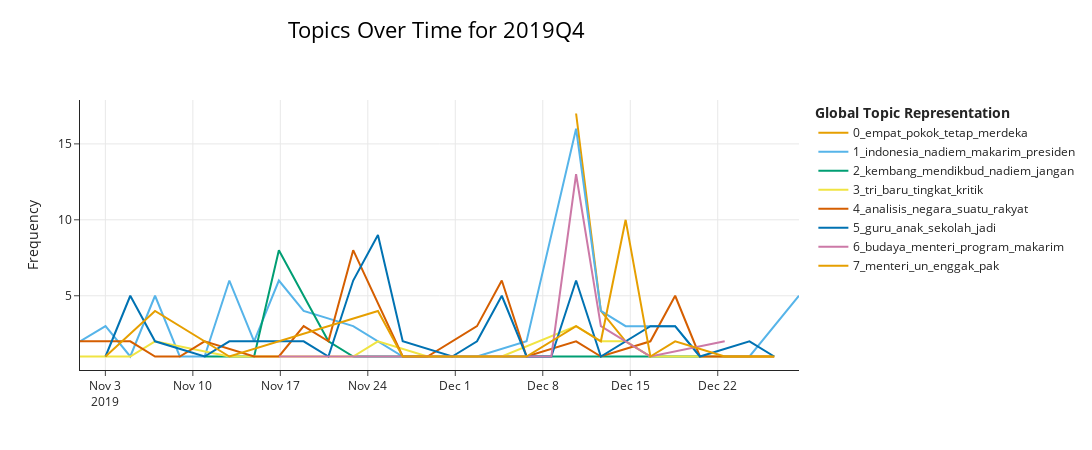
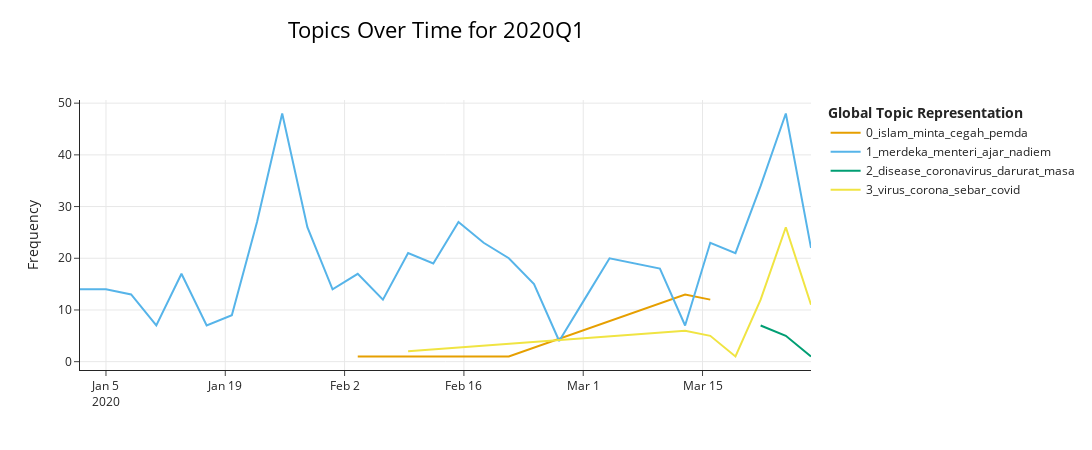
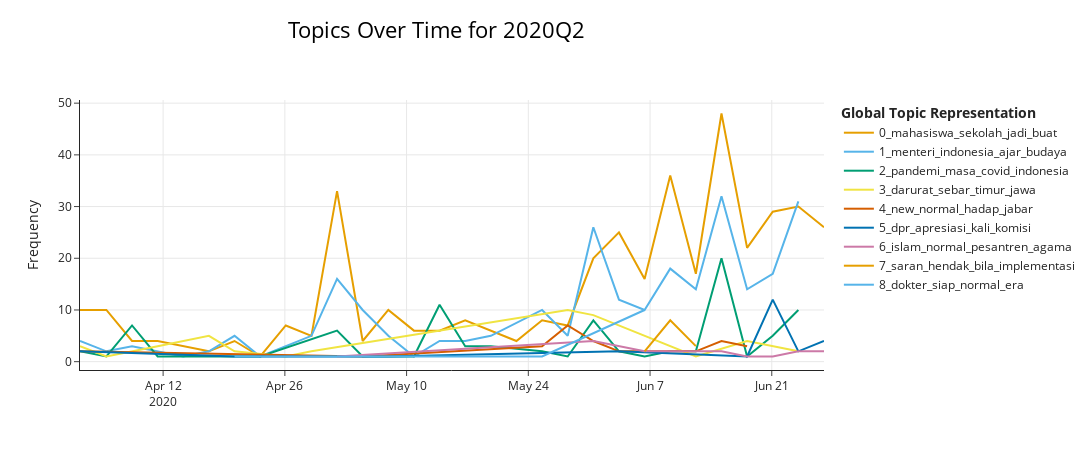
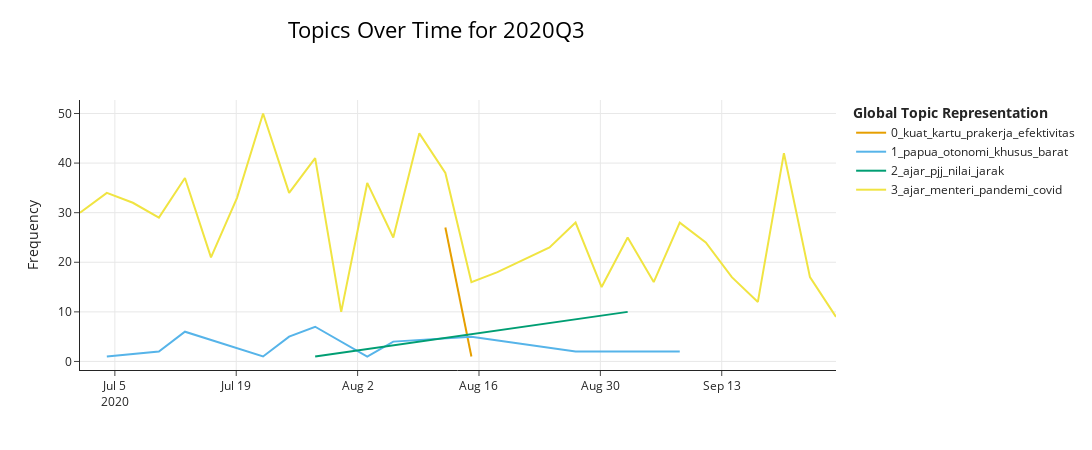

The notebook cell saved with these charts, in order:
### Code cell
for period, result in results.items():
    fig = result['model'].visualize_topics_over_time(result['topics_over_time'], top_n_topics=10)
    fig.update_layout(title_text=f"Topics Over Time for {period}")
    fig.show()
